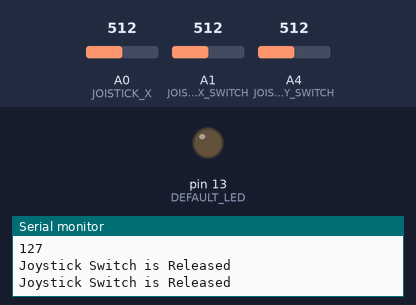
The sketch below on a simulated Arduino Uno, built with avr-gcc and run on an emulated ATmega328P. Shown: output pins drawn as LEDs (lit = HIGH), the last lines printed to the serial monitor. Dashed ring = blinking. The test bench sets the inputs (shaded band); at power-on: A4 (JOISTICK_Y_SWITCH) = 512, A0 (JOISTICK_X) = 512, A1 (JOISTICK_X_SWITCH) = 512.

Above: at 1.2 s.
1.3 s: A4 (JOISTICK_Y_SWITCH) set to 0
At 1.59 s:
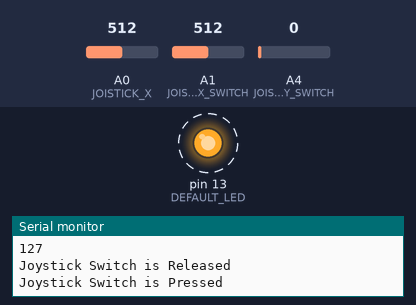
4.3 s: A4 (JOISTICK_Y_SWITCH) set to 122
7.3 s: A0 (JOISTICK_X) set to 416
8.8 s: A0 (JOISTICK_X) set to 391
11.8 s: A1 (JOISTICK_X_SWITCH) set to 0
14.8 s: A1 (JOISTICK_X_SWITCH) set to 122
Timing chart, 0 to 17.8 s (numbered marks = the images above; inputs shaded):
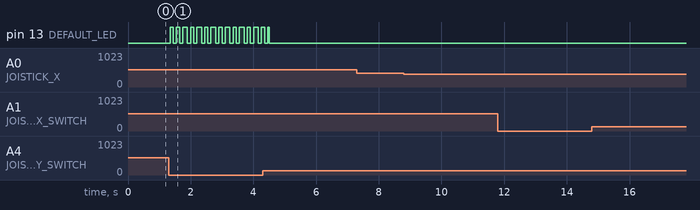

The sketch:

TIP120_RC_TX.ino
```cpp
// VVVVV  HC-12 'VAR-side' 가변저항 회로 코드   VVVVV
// RasINO IoT : https://rasino.tistory.com/
#include <SoftwareSerial.h>
#define DEFAULT_LED 13
#define JOISTICK_X A0
#define JOISTICK_X_SWITCH A1
#define JOISTICK_Y A3
#define JOISTICK_Y_SWITCH A4

SoftwareSerial HC12(2, 3); // HC-12 TX Pin, HC-12 RX Pin

int Var = 0;

void setup()
{
  Serial.begin(9600); // Computer ↔ 시리얼포트(아두이노) 통신속도
  HC12.begin(9600);   //             시리얼포트(아두이노) ↔ HC12   통신속도
  pinMode(DEFAULT_LED, OUTPUT);
  Serial.println("This is 'VAR controller' HC-12 Module");
}

void loop()
{
  if (analogRead(JOISTICK_X_SWITCH) == 0) // 조이스틱 스위치가 눌리면
  {
    Serial.println("Joystick Switch is Pressed");
    digitalWrite(DEFAULT_LED, HIGH);
  }else{
    Serial.println("Joystick Switch is Released");
    digitalWrite(DEFAULT_LED, LOW);
  }

  if (analogRead(JOISTICK_Y_SWITCH) == 0) // 조이스틱 스위치가 눌리면
  {
    Serial.println("Joystick Switch is Pressed");
    digitalWrite(DEFAULT_LED, HIGH);
    delay(100);
    digitalWrite(DEFAULT_LED, LOW);
    delay(100);
    digitalWrite(DEFAULT_LED, HIGH);
    delay(100);
    digitalWrite(DEFAULT_LED, LOW);
    delay(100);
    digitalWrite(DEFAULT_LED, HIGH);
  }else{
    Serial.println("Joystick Switch is Released");
    digitalWrite(DEFAULT_LED, LOW);
  }
  Var = map(analogRead(JOISTICK_X), 0, 1023, 0, 255);
  Serial.println(Var);
  HC12.write(Var); // 주의! : 'print()'가 아닌, 'write()'를 사용합니다
  // ※ 'print()'는 숫자의 경우 ASCII값으로 변환하여 전송하기 때문에,
  // 숫자값 그대로 전송하는 'write()'를 사용합니다
  delay(50); //TX,RX 딜레이 값이 동일해야 제대로 동작한다. delay가 다를 경우 송수신기에서 매핑 및 전처리되는 데이터가 상이하여 제대로 제어되지 않는 것으로 판단된다. 또한 delay 값이 짧을 수록 조향이 빠르게 좌우로 변경되어도 신호가 끊기지 않는다.
}
```

Measured:
- after the input at 1.3 s, pin 13 (DEFAULT_LED): alternates HIGH for 0.10 s and LOW for 0.10 s, starting at once
